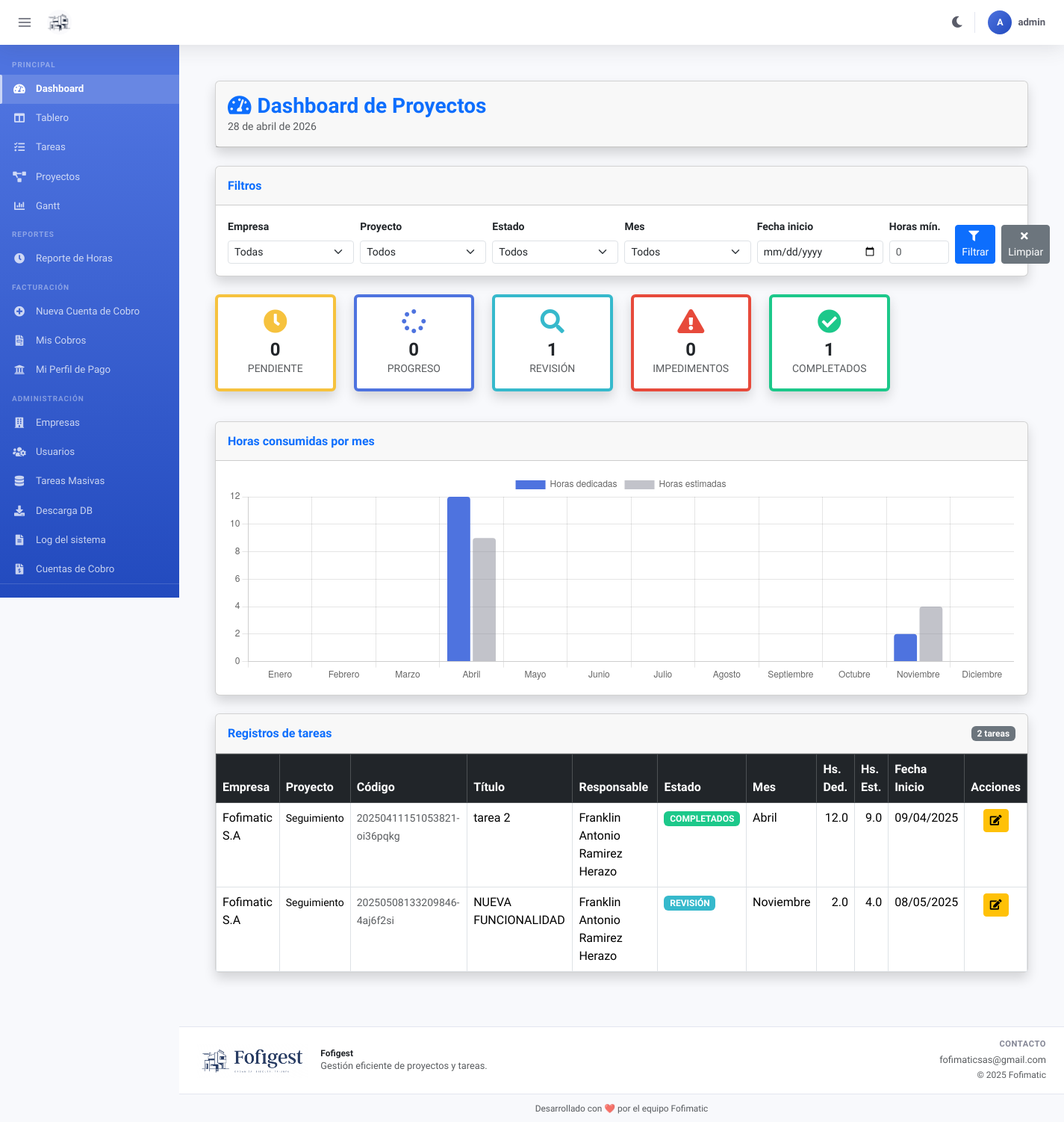
/dashboard (signed in), run on an earlier commit of the app's database.
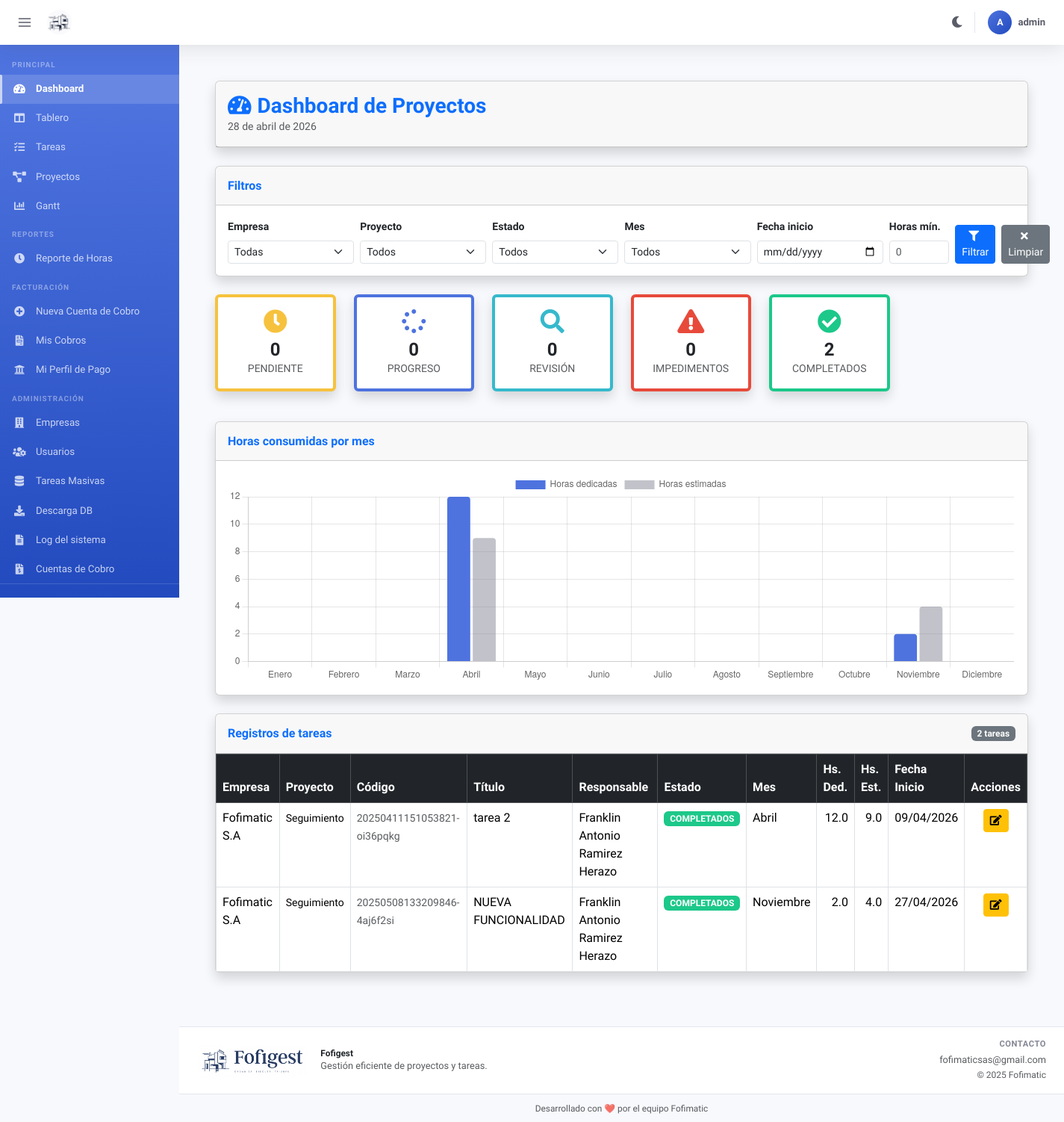
And on a later commit of the database.
### models/models.py (models this page shows, shortened)
class Tareas(db.Model):
    id = db.Column(db.Integer, primary_key=True)
    empresa = db.Column(db.String(100), nullable=False)
    codigo_proyecto = db.Column(db.String(50), nullable=False)
    codigo_tarea = db.Column(db.String(50), nullable=False, unique=True)
    titulo = db.Column(db.String(100), nullable=False)
    descripcion = db.Column(db.Text, nullable=False)  # Se mantiene db.Text para permitir cualquier tamaño de texto
    fecha_inicio = db.Column(db.Date, nullable=False)  # Fecha de inicio del proyecto
    fecha_fin = db.Column(db.Date, nullable=True)  # Fecha de fin del proyecto
    responsable = db.Column(db.String(100), nullable=False)  # Responsable asignado a la tarea
    horas_dedicadas = db.Column(db.Float, nullable=False, default=0)  # Horas dedicadas
    horas_estimadas = db.Column(db.Float, nullable=False)  # Horas estimadas para completar la tarea
    fecha_facturacion = db.Column(db.Date, nullable=True)  # Fecha de facturación
    estado = db.Column(db.Enum('PENDIENTE', 'PROGRESO', 'REVISIÓN', 'IMPEDIMENTOS', 'COMPLETADOS', name='estado_tarea'), nullable=False, default='PENDIENTE')  # Estado de la tarea
    detalles_editor = db.Column(db.JSON)  # <-- Cambiado a JSON para almacenar el editor de detalles
    tipo_consumo = db.Column(db.Enum('Desarrollo', 'Reuniones', 'Desarrollo por control de cambio', 'Soporte', 'Oportunidad de mejora', name='tipo_consumo'), nullable=False, default='Desarrollo')
    mes = db.Column(db.Enum(
        'Enero', 'Febrero', 'Marzo', 'Abril', 'Mayo', 'Junio',
        'Julio', 'Agosto', 'Septiembre', 'Octubre', 'Noviembre', 'Diciembre',
        name='meses'),
        nullable=False, default='Enero'
    )
    facturada = db.Column(db.Boolean, default=False, nullable=False, server_default='0')
    cuenta_cobro_id = db.Column(db.Integer, nullable=True)

### app.py (the view)
@app.route('/dashboard', methods=['GET'])
@login_required
def dashboard():
    permisos = session.get('username')
    empresa_usuario = session.get('empresa')
    if permisos == 'usuario':
        tareas = models.Tareas.query.filter_by(empresa=empresa_usuario).all()
        proyectos = models.Proyecto.query.filter_by(empresa=empresa_usuario).all()
    else:
        tareas = models.Tareas.query.all()
        proyectos = models.Proyecto.query.all()
    empresas_rows = models.db.session.query(models.Tareas.empresa).distinct().all()
    empresas = sorted({r[0] for r in empresas_rows if r[0]})
    estados_enum = ['PENDIENTE', 'PROGRESO', 'REVISIÓN', 'IMPEDIMENTOS', 'COMPLETADOS']
    meses_enum = ['Enero', 'Febrero', 'Marzo', 'Abril', 'Mayo', 'Junio',
                  'Julio', 'Agosto', 'Septiembre', 'Octubre', 'Noviembre', 'Diciembre']
    tipo_consumo_enum = ['Desarrollo', 'Reuniones', 'Desarrollo por control de cambio',
                         'Soporte', 'Oportunidad de mejora']
    return render_template('dashboard.html',
                           tareas=tareas,
                           proyectos=proyectos,
                           empresas=empresas,
                           estados_enum=estados_enum,
                           meses_enum=meses_enum,
                           tipo_consumo_enum=tipo_consumo_enum)

### app.py (called while the page is built)
@login_manager.user_loader
def load_user(user_id):
    return models.db.session.get(models.Usuarios, int(user_id))

@app.context_processor
def inject_user():
    return dict(username=session.get('username'))

### templates/dashboard.html (shortened to what the changed rows need)
{% extends "Base.html" %}
{% block content %}
<div class="container-fluid px-4 py-4">
  <div class="card shadow mb-4">
    <div class="card-header py-3 d-flex align-items-center justify-content-between">
      <div>
        <h1 class="h3 mb-0 text-primary fw-bold">
          <i class="fas fa-tachometer-alt me-2"></i>Dashboard de Proyectos
        </h1>
      </div>
    </div>
  </div>
  <div class="row mb-4" id="cards-resumen">
    <div class="col-sm-6 col-xl-2 mb-3">
      <div class="card border-top border-4 shadow h-100" style="border-color:#36b9cc!important">
        <div class="card-body text-center py-3">
          <i class="fas fa-search fa-2x mb-2" style="color:#36b9cc"></i>
          <div class="h4 fw-bold mb-0" id="cnt-REVISION">
            {{ tareas | selectattr('estado','equalto','REVISIÓN') | list | length }}
          </div>
          <div class="small text-muted">REVISIÓN</div>
        </div>
      </div>
    </div>
    <div class="col-sm-6 col-xl-2 mb-3">
      <div class="card border-top border-4 shadow h-100" style="border-color:#1cc88a!important">
        <div class="card-body text-center py-3">
          <i class="fas fa-check-circle fa-2x mb-2" style="color:#1cc88a"></i>
          <div class="h4 fw-bold mb-0" id="cnt-COMPLETADOS">
            {{ tareas | selectattr('estado','eq','COMPLETADOS') | list | length }}
          </div>
          <div class="small text-muted">COMPLETADOS</div>
        </div>
      </div>
    </div>
  </div>
  <div class="card shadow mb-4">
    <div class="card-body p-0">
      <div class="table-responsive">
        <table class="table table-bordered table-hover mb-0" id="tabla-dashboard">
          <thead class="table-dark">
            <tr>
              <th>Empresa</th>
              <th>Proyecto</th>
              <th>Código</th>
              <th>Título</th>
              <th>Responsable</th>
              <th>Estado</th>
              <th>Mes</th>
              <th>Hs. Ded.</th>
              <th>Hs. Est.</th>
              <th>Fecha Inicio</th>
              <th>Acciones</th>
            </tr>
          </thead>
          <tbody>
            {% for t in tareas %}
            <tr
              data-id="{{ t.id }}"
              data-empresa="{{ t.empresa }}"
              data-proyecto="{{ t.codigo_proyecto }}"
              data-estado="{{ t.estado }}"
              data-mes="{{ t.mes }}"
              data-fecha="{{ t.fecha_inicio.strftime('%Y-%m-%d') if t.fecha_inicio else '' }}"
              data-horas="{{ t.horas_dedicadas or 0 }}"
              data-titulo="{{ t.titulo | e }}"
              data-descripcion="{{ t.descripcion | e }}"
              data-responsable="{{ t.responsable | e }}"
              data-horas-est="{{ t.horas_estimadas or 0 }}"
              data-fecha-fin="{{ t.fecha_fin.strftime('%Y-%m-%d') if t.fecha_fin else '' }}"
              data-fecha-fact="{{ t.fecha_facturacion.strftime('%Y-%m-%d') if t.fecha_facturacion else '' }}"
              data-tipo-consumo="{{ t.tipo_consumo }}"
            >
              <td>{{ t.empresa }}</td>
              <td><small>{{ t.codigo_proyecto }}</small></td>
              <td><small class="text-muted">{{ t.codigo_tarea }}</small></td>
              <td>{{ t.titulo }}</td>
              <td>{{ t.responsable }}</td>
              <td>
                {% if t.estado == 'PENDIENTE' %}
                  <span class="badge" style="background:#f6c23e;color:#000">PENDIENTE</span>
                {% elif t.estado == 'PROGRESO' %}
                  <span class="badge" style="background:#4e73df">PROGRESO</span>
                {% elif t.estado == 'REVISIÓN' %}
                  <span class="badge" style="background:#36b9cc">REVISIÓN</span>
                {% elif t.estado == 'IMPEDIMENTOS' %}
                  <span class="badge" style="background:#e74a3b">IMPEDIMENTOS</span>
                {% elif t.estado == 'COMPLETADOS' %}
                  <span class="badge" style="background:#1cc88a">COMPLETADOS</span>
                {% else %}
                  <span class="badge bg-secondary">{{ t.estado }}</span>
                {% endif %}
              </td>
              <td>{{ t.mes }}</td>
              <td class="text-end">{{ t.horas_dedicadas or 0 }}</td>
              <td class="text-end">{{ t.horas_estimadas or 0 }}</td>
              <td>{{ t.fecha_inicio.strftime('%d/%m/%Y') if t.fecha_inicio else '—' }}</td>
              <td class="text-center">
                <button class="btn btn-sm btn-warning" title="Editar" onclick="abrirModal(this)">
                  <i class="fas fa-edit"></i>
                </button>
              </td>
            </tr>
            {% else %}
            <tr>
              <td colspan="11" class="text-center text-muted py-4">Sin tareas registradas.</td>
            </tr>
            {% endfor %}
          </tbody>
        </table>
      </div>
    </div>
  </div>
</div>
{% endblock %}

What changed in the data, as far as the page shows it:
changed Tareas "tarea 2": fecha_inicio "09/04/2025" → "09/04/2026"
changed Tareas "NUEVA FUNCIONALIDAD": fecha_inicio "08/05/2025" → "27/04/2026"; estado "REVISIÓN" → "COMPLETADOS"
Also different on the page:
{{ tareas | selectattr('estado','equalto','REVISIÓN') | list | length }}: "1" → "0"
{{ tareas | selectattr('estado','eq','COMPLETADOS') | list | length }}: "1" → "2"
